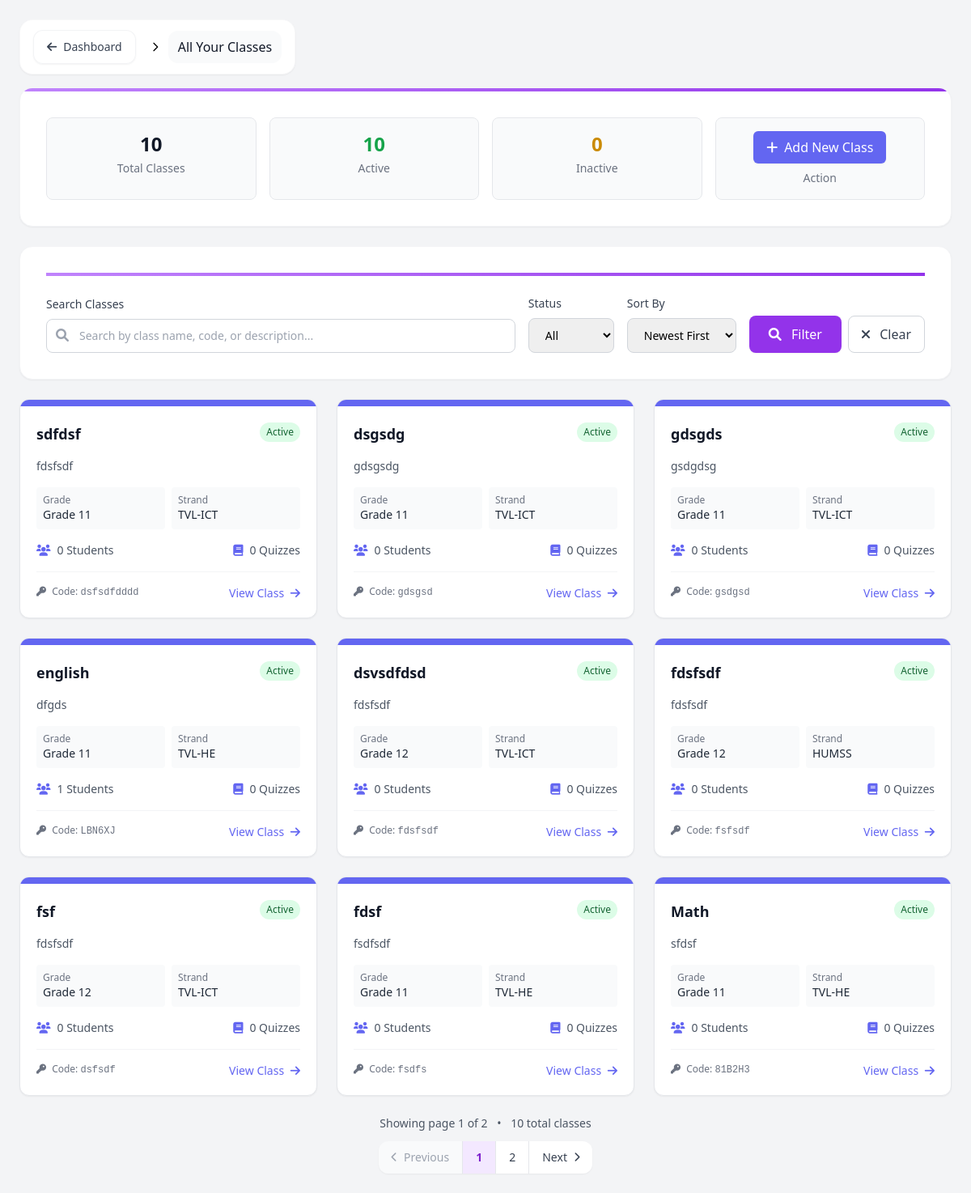
Screenshot of /Teacher/Contents/Tabs/teacherAllClasses.php (signed in) with the database file from the repository.
### tables this page shows
CREATE TABLE `teacher_classes_tb` (
  `class_id` int(11) NOT NULL,
  `th_id` varchar(255) NOT NULL,
  `class_name` varchar(255) NOT NULL,
  `class_code` varchar(10) NOT NULL,
  `class_description` text DEFAULT NULL,
  `grade_level` varchar(20) NOT NULL,
  `strand` varchar(50) DEFAULT NULL,
  `status` enum('active','inactive','archived') NOT NULL DEFAULT 'active',
  `created_at` timestamp NOT NULL DEFAULT current_timestamp(),
  `updated_at` timestamp NOT NULL DEFAULT current_timestamp() ON UPDATE current_timestamp()
);

### Teacher/Functions/teacherAllClassesFunction.php (called while the page is built, shortened)
<?php
include_once '../../../Connection/conn.php';
include_once '../../Functions/fetchClasses.php';
$teacher_id = $_SESSION['user_id'];
$classes = getTeacherClasses($conn, $teacher_id);
$itemsPerPage = 9;
$currentPage = isset($_GET['page']) ? intval($_GET['page']) : 1;
$startIndex = ($currentPage - 1) * $itemsPerPage;
$displayClasses = array_slice($classes, $startIndex, $itemsPerPage);
?>

### Teacher/Functions/fetchClasses.php (called while the page is built, shortened)
<?php
function getTeacherClasses($conn, $teacher_id) {
    $classes = array();
    $sql = "SELECT * FROM teacher_classes_tb WHERE th_id = ? ORDER BY created_at DESC";
    $stmt = $conn->prepare($sql);
    $stmt->bind_param("s", $teacher_id);
    if ($stmt->execute()) {
        $result = $stmt->get_result();
        while ($row = $result->fetch_assoc()) {
            $classes[] = $row;
        }
    } else {
        error_log("Error fetching classes: " . $conn->error);
    }
    return $classes;
}
?>

### Teacher/Contents/Tabs/AllClassesComponents/allClassesCardsSection.php (the view, shortened to what this page needs)
<?php if (isset($classes) && count($classes) > 0): ?>
    <div class="grid grid-cols-1 sm:grid-cols-2 lg:grid-cols-3 gap-6">
        <?php
        foreach ($displayClasses as $class):
            $studentCount = 0;
            try {
                $tableCheckQuery = "SHOW TABLES LIKE 'class_enrollments_tb'";
                $tableCheckResult = $conn->query($tableCheckQuery);
                if ($tableCheckResult->num_rows > 0) {
                    $enrollmentQuery = "SELECT COUNT(*) as student_count FROM class_enrollments_tb WHERE class_id = ? AND status = 'active'";
                    $enrollmentStmt = $conn->prepare($enrollmentQuery);
                    $enrollmentStmt->bind_param("i", $class['class_id']);
                    $enrollmentStmt->execute();
                    $enrollmentResult = $enrollmentStmt->get_result();
                    $studentCount = $enrollmentResult->fetch_assoc()['student_count'];
                }
            } catch (Exception $e) {
            }
            $quizCount = 0;
            try {
                $tableCheckQuery = "SHOW TABLES LIKE 'quizzes_tb'";
                $tableCheckResult = $conn->query($tableCheckQuery);
                if ($tableCheckResult->num_rows > 0) {
                    $quizQuery = "SELECT COUNT(*) as quiz_count FROM quizzes_tb WHERE class_id = ? AND status = 'published'";
                    $quizStmt = $conn->prepare($quizQuery);
                    $quizStmt->bind_param("i", $class['class_id']);
                    $quizStmt->execute();
                    $quizResult = $quizStmt->get_result();
                    $quizCount = $quizResult->fetch_assoc()['quiz_count'];
                }
            } catch (Exception $e) {
            }
            $statusColors = [
                'active' => 'bg-green-100 text-green-800',
                'inactive' => 'bg-gray-100 text-gray-800',
                'archived' => 'bg-red-100 text-red-800'
            ];
            $description = !empty($class['class_description']) ? $class['class_description'] : 'No description available';
            $strand = !empty($class['strand']) ? $class['strand'] : 'N/A';
        ?>
            <div class="bg-white rounded-xl shadow-sm border border-gray-200 hover:shadow-md transition-shadow duration-200 overflow-hidden">
                <div class="h-2 bg-purple-primary"></div>
                <div class="p-5">
                    <div class="flex justify-between items-start mb-4">
                        <h3 class="font-semibold text-lg text-gray-900"><?php echo htmlspecialchars($class['class_name']); ?></h3>
                        <span class="px-2 py-1 text-xs rounded-full <?php echo isset($statusColors[$class['status']]) ? $statusColors[$class['status']] : $statusColors['inactive']; ?>">
                            <?php echo ucfirst($class['status']); ?>
                        </span>
                    </div>
                    <p class="text-sm text-gray-600 mb-4 line-clamp-2"><?php echo htmlspecialchars($description); ?></p>
                    <div class="grid grid-cols-2 gap-2 mb-4">
                        <div class="bg-gray-50 p-2 rounded">
                            <p class="text-xs text-gray-500">Grade</p>
                            <p class="font-medium text-sm text-gray-800">Grade <?php echo htmlspecialchars($class['grade_level']); ?></p>
                        </div>
                        <div class="bg-gray-50 p-2 rounded">
                            <p class="text-xs text-gray-500">Strand</p>
                            <p class="font-medium text-sm text-gray-800"><?php echo htmlspecialchars($strand); ?></p>
                        </div>
                    </div>
                    <div class="flex justify-between text-sm">
                        <div class="flex items-center text-gray-600">
                            <i class="fas fa-users mr-2 text-purple-primary"></i>
                            <span><?php echo $studentCount; ?> Students</span>
                        </div>
                        <div class="flex items-center text-gray-600">
                            <i class="fas fa-book mr-2 text-purple-primary"></i>
                            <span><?php echo $quizCount; ?> Quizzes</span>
                        </div>
                    </div>
                    <div class="mt-4 pt-4 border-t border-gray-100 flex justify-between">
                        <div class="text-xs text-gray-500">
                            <i class="fas fa-key mr-1"></i>
                            Code: <span class="font-mono font-medium"><?php echo htmlspecialchars($class['class_code']); ?></span>
                        </div>
                        <a href="../Tabs/classDetails.php?class_id=<?php echo $class['class_id']; ?>" class="text-purple-primary hover:text-purple-dark text-sm font-medium">
                            View Class <i class="fas fa-arrow-right ml-1"></i>
                        </a>
                    </div>
                </div>
            </div>
        <?php endforeach; ?>
    </div>
    <?php include "../Modals/pagination.php" ?>
<?php endif; ?>

### rows the page displays
teacher_classes_tb: class_name "sdfdsf", status "Active", class_description "fdsfsdf", grade_level "11", strand "TVL-ICT", studentCount "0", quizCount "0", class_code "dsfsdfdddd"
teacher_classes_tb: class_name "dsgsdg", status "Active", class_description "gdsgsdg", grade_level "11", strand "TVL-ICT", studentCount "0", quizCount "0", class_code "gdsgsd"
teacher_classes_tb: class_name "gdsgds", status "Active", class_description "gsdgdsg", grade_level "11", strand "TVL-ICT", studentCount "0", quizCount "0", class_code "gsdgsd"
teacher_classes_tb: class_name "english", status "Active", class_description "dfgds", grade_level "11", strand "TVL-HE", studentCount "1", quizCount "0", class_code "LBN6XJ"
teacher_classes_tb: class_name "dsvsdfdsd", status "Active", class_description "fdsfsdf", grade_level "12", strand "TVL-ICT", studentCount "0", quizCount "0", class_code "fdsfsdf"
teacher_classes_tb: class_name "fdsfsdf", status "Active", class_description "fdsfsdf", grade_level "12", strand "HUMSS", studentCount "0", quizCount "0", class_code "fsfsdf"
teacher_classes_tb: class_name "fsf", status "Active", class_description "fdsfsdf", grade_level "12", strand "TVL-ICT", studentCount "0", quizCount "0", class_code "dsfsdf"
teacher_classes_tb: class_name "fdsf", status "Active", class_description "fsdfsdf", grade_level "11", strand "TVL-HE", studentCount "0", quizCount "0", class_code "fsdfs"
teacher_classes_tb: class_name "Math", status "Active", class_description "sfdsf", grade_level "11", strand "TVL-HE", studentCount "0", quizCount "0", class_code "81B2H3"

### other values shown
$totalClasses "10"
$activeClasses "10"
$inactiveClasses "0"
$currentPage "1"
$totalPages "2"
